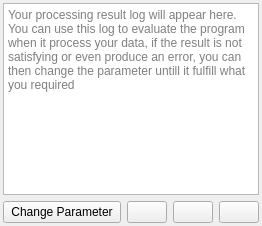
        <widget class="QWidget" name="tab_2">
         <attribute name="title">
          <string>Report</string>
         </attribute>
         <layout class="QGridLayout" name="gridLayout_7">
          <property name="leftMargin">
           <number>3</number>
          </property>
          <property name="topMargin">
           <number>3</number>
          </property>
          <property name="rightMargin">
           <number>3</number>
          </property>
          <property name="bottomMargin">
           <number>3</number>
          </property>
          <item row="1" column="0" colspan="2">
           <widget class="QPushButton" name="pushButton_4">
            <property name="text">
             <string>Change Parameter</string>
            </property>
           </widget>
          </item>
          <item row="1" column="2">
           <widget class="QWidget" name="widget_10" native="true">
            <layout class="QHBoxLayout" name="horizontalLayout_4">
             <property name="leftMargin">
              <number>0</number>
             </property>
             <property name="topMargin">
              <number>0</number>
             </property>
             <property name="rightMargin">
              <number>0</number>
             </property>
             <property name="bottomMargin">
              <number>0</number>
             </property>
             <item>
              <widget class="QPushButton" name="pushButton_8">
               <property name="toolTip">
                <string>Export Log</string>
               </property>
               <property name="text">
                <string/>
               </property>
               <property name="icon">
                <iconset>
                 <normaloff>export icon.png</normaloff>export icon.png</iconset>
               </property>
               <property name="iconSize">
                <size>
                 <width>13</width>
                 <height>13</height>
                </size>
               </property>
              </widget>
             </item>
             <item>
              <widget class="QPushButton" name="pushButton_10">
               <property name="toolTip">
                <string>Copy Log</string>
               </property>
               <property name="text">
                <string/>
               </property>
               <property name="icon">
                <iconset>
                 <normaloff>copy icon.png</normaloff>copy icon.png</iconset>
               </property>
               <property name="iconSize">
                <size>
                 <width>15</width>
                 <height>15</height>
                </size>
               </property>
              </widget>
             </item>
             <item>
              <widget class="QPushButton" name="pushButton_9">
               <property name="toolTip">
                <string>Clear Log</string>
               </property>
               <property name="text">
                <string/>
               </property>
               <property name="icon">
                <iconset>
                 <normaloff>clear icon.png</normaloff>clear icon.png</iconset>
               </property>
               <property name="iconSize">
                <size>
                 <width>13</width>
                 <height>13</height>
                </size>
               </property>
              </widget>
             </item>
            </layout>
           </widget>
          </item>
          <item row="0" column="0" colspan="3">
           <widget class="QPlainTextEdit" name="plainTextEdit">
            <property name="toolTip">
             <string/>
            </property>
            <property name="readOnly">
             <bool>true</bool>
            </property>
            <property name="placeholderText">
             <string>Your processing result log will appear here. You can use this log to evaluate the program when it process your data, if the result is not satisfying or even produce an error, you can then change the parameter untill it fulfill what you required</string>
            </property>
           </widget>
          </item>
         </layout>
        </widget>
